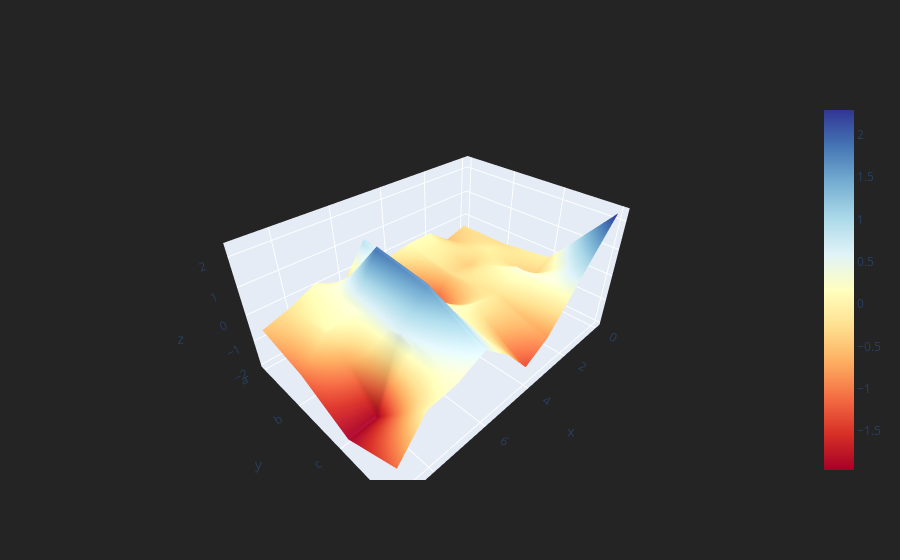

The notebook cell saved with this chart:
### Code cell
df5.iplot(kind='surface',colorscale='rdylbu')

### Figure 1 — Plotly figure (JSON) as saved in the notebook; plotly's stock layout.template omitted (floating-point values rounded to 4 significant figures)
{"data": [{"colorscale": [[0, "rgb(165,0,38)"], [0.1, "rgb(215,48,39)"], [0.2, "rgb(244,109,67)"], [0.3, "rgb(253,174,97)"], [0.4, "rgb(254,224,144)"], [0.5, "rgb(255,255,191)"], [0.6, "rgb(224,243,248)"], [0.7, "rgb(171,217,233)"], [0.8, "rgb(116,173,209)"], [0.9, "rgb(69,117,180)"], [1, "rgb(49,54,149)"]], "type": "surface", "x": [0, 1, 2, 3, 4, 5, 6, 7, 8, 9], "y": ["a", "b", "c", "d"], "z": [[-0.3762, -0.6334, 0.03276, -0.01331, -0.1602, 0.9534, -0.377, 0.1444, -0.306, -0.6211], [-0.3898, -0.1719, -0.5052, -0.3837, -1.622, 0.3155, 1.906, 0.3173, -0.02978, -1.045], [-0.1391, -0.5378, 0.3689, -0.3039, -0.03033, 0.1669, 1.647, 0.6314, -1.916, -1.96], [2.295, 1.275, 0.2099, -0.8232, -1.343, -0.178, 0.6408, 0.217, 0.106, -1.081]]}], "layout": {"legend": {"bgcolor": "#242424", "font": {"color": "#F4F4F4"}}, "paper_bgcolor": "#242424", "plot_bgcolor": "#242424", "title": {"font": {"color": "#F4F4F4"}}, "xaxis": {"gridcolor": "#343434", "showgrid": true, "tickfont": {"color": "#A4A4A4"}, "title": {"font": {"color": "#A4A4A4"}, "text": ""}, "zerolinecolor": "#444444"}, "yaxis": {"gridcolor": "#343434", "showgrid": true, "tickfont": {"color": "#A4A4A4"}, "title": {"font": {"color": "#A4A4A4"}, "text": ""}, "zerolinecolor": "#444444"}}}
